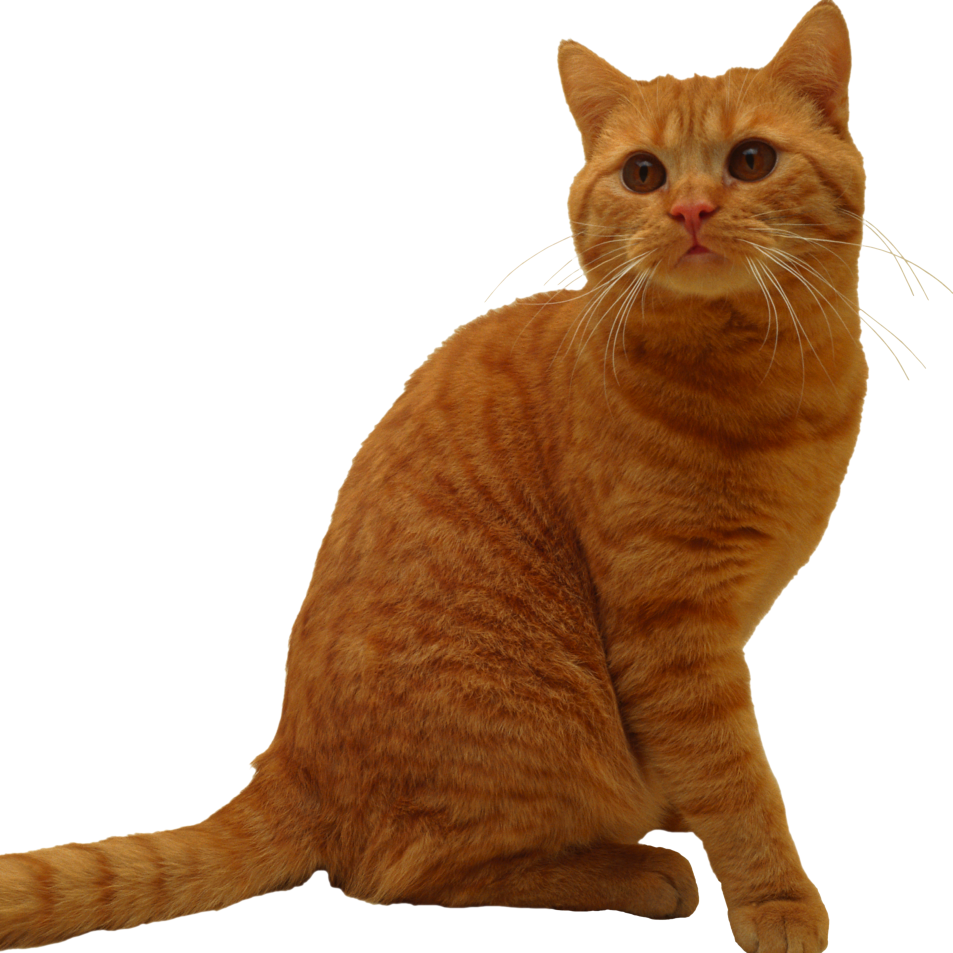
#> input picture billi.png, 1905 x 1905 px (shown at 1/2 size)
$ jupyter execute --allow-errors 'Dog-Cat Image Processing by Deepak Goyal.ipynb'
#> lines starting #> are read from the running program, lines starting #| are printed output that depends on the picture; after the words box and inside, x2 and y2 are one past the last pixel; in counts of white or black regions, pixels touching at a corner belong together
### Dog-Cat Image Processing by Deepak Goyal

[cell 1]
# To Read Images you need "OPENCV" package
# !pip install opencv-python

[cell 2]
import os
import cv2
import numpy as np
import matplotlib.pyplot as plt
import pandas as pd

[cell 3]
## Reading images
cat=cv2.imread("billi.png")
#> cat is the input picture: shape (1905, 1905, 3); mean B, G, R 155, 175.4, 201.1
dog=cv2.imread("kutta.png")
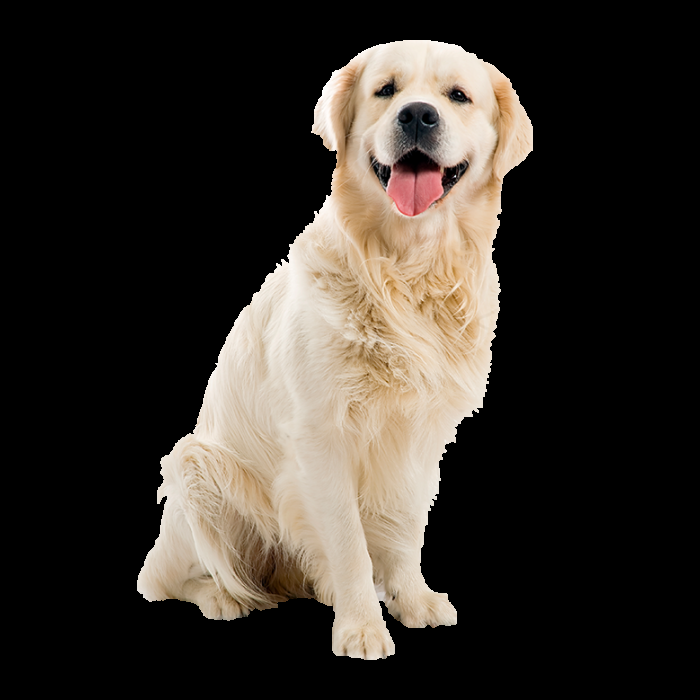
#> input picture kutta.png, 700 x 700 px
#> dog is the input picture: shape (700, 700, 3); mean B, G, R 44.7, 51.3, 57.2

[cell 4]
type(cat)

[cell 5]
type(dog)

[cell 6]
cat.shape
#> Out = (1905, 1905, 3)

[cell 7]
dog.shape
#> Out = (700, 700, 3)

### Let's display both the images

[cell 8]
plt.imshow(cat)

[cell 9]
plt.imshow(dog)

### As by default cv2 read images in BGR format so let's Convert from BGR to RGB

[cell 10]
cat1=cv2.cvtColor(cat,cv2.COLOR_BGR2RGB)
dog1=cv2.cvtColor(dog,cv2.COLOR_BGR2RGB)

[cell 11]
plt.imshow(cat1)

[cell 12]
plt.imshow(dog1)

### As both the images are of different resolutions so let's resize to same proportion

[cell 13]
cat_new = cv2.resize(cat1,(500,500),cv2.INTER_LINEAR)
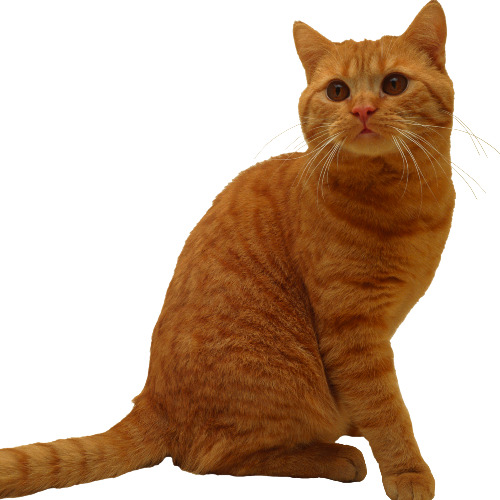
#> cat_new: shape (500, 500, 3); mean R, G, B 201, 175.3, 154.9

[cell 14]
dog_new = cv2.resize(dog1,(500,500),cv2.INTER_LINEAR)

### Let's display images

[cell 15]
plt.imshow(cat_new)

[cell 16]
plt.imshow(dog_new)

### Let's find the face areas of both the animals by hit and trial

[cell 17]
plt.imshow(cat_new[25:175,300:450])
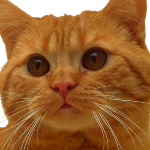
#> shown: shape (150, 150, 3); mean R, G, B 153.7, 100.1, 51.3

[cell 18]
plt.imshow(dog_new[20:170,220:370])
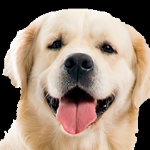
#> shown: shape (150, 150, 3); mean R, G, B 154.8, 134.7, 119.2

### Let's replace the Cat face data with Dog face data

[cell 19]
dog_face = dog_new[20:170,220:370]

#> (a cell that did not finish here is left out)

[cell 21]
cat_new[25:175,300:450] = dog_face
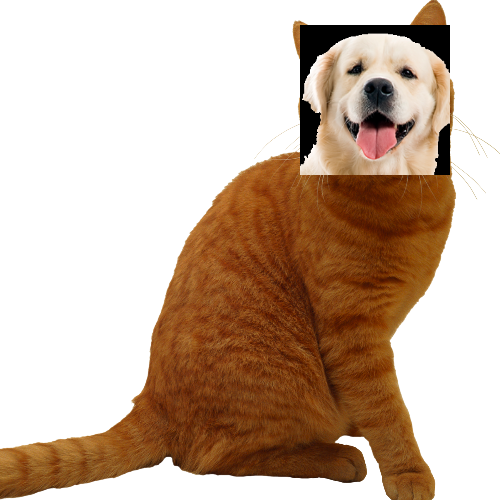
#> cat_new: shape (500, 500, 3); 9% of pixels changed, all inside (x1, y1, x2, y2) = (300, 25, 450, 175)
